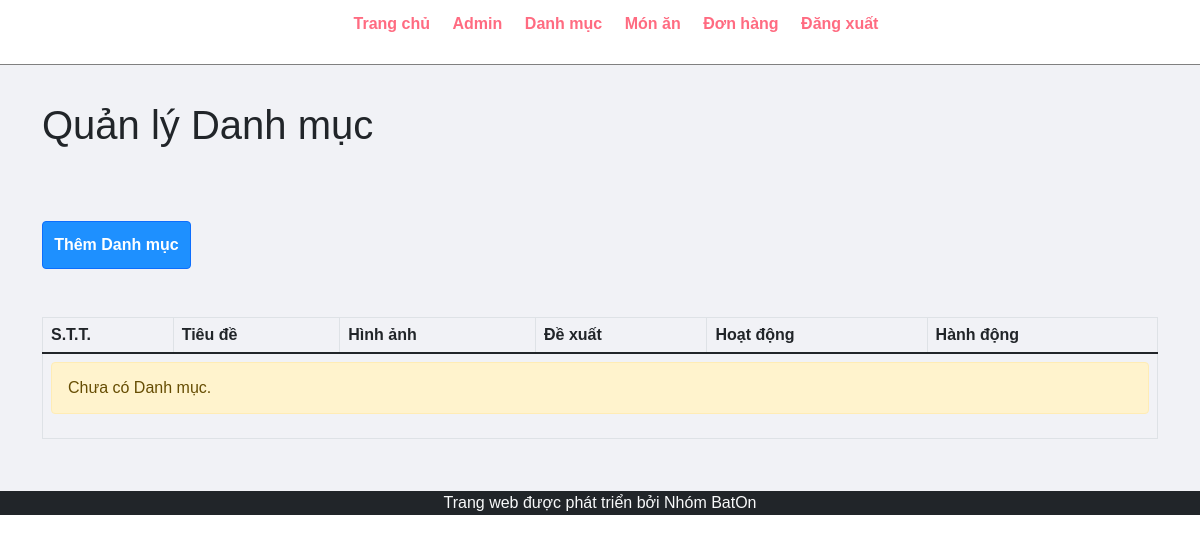
/admin/manage-category.php (signed in), run on an earlier commit of the app's database.
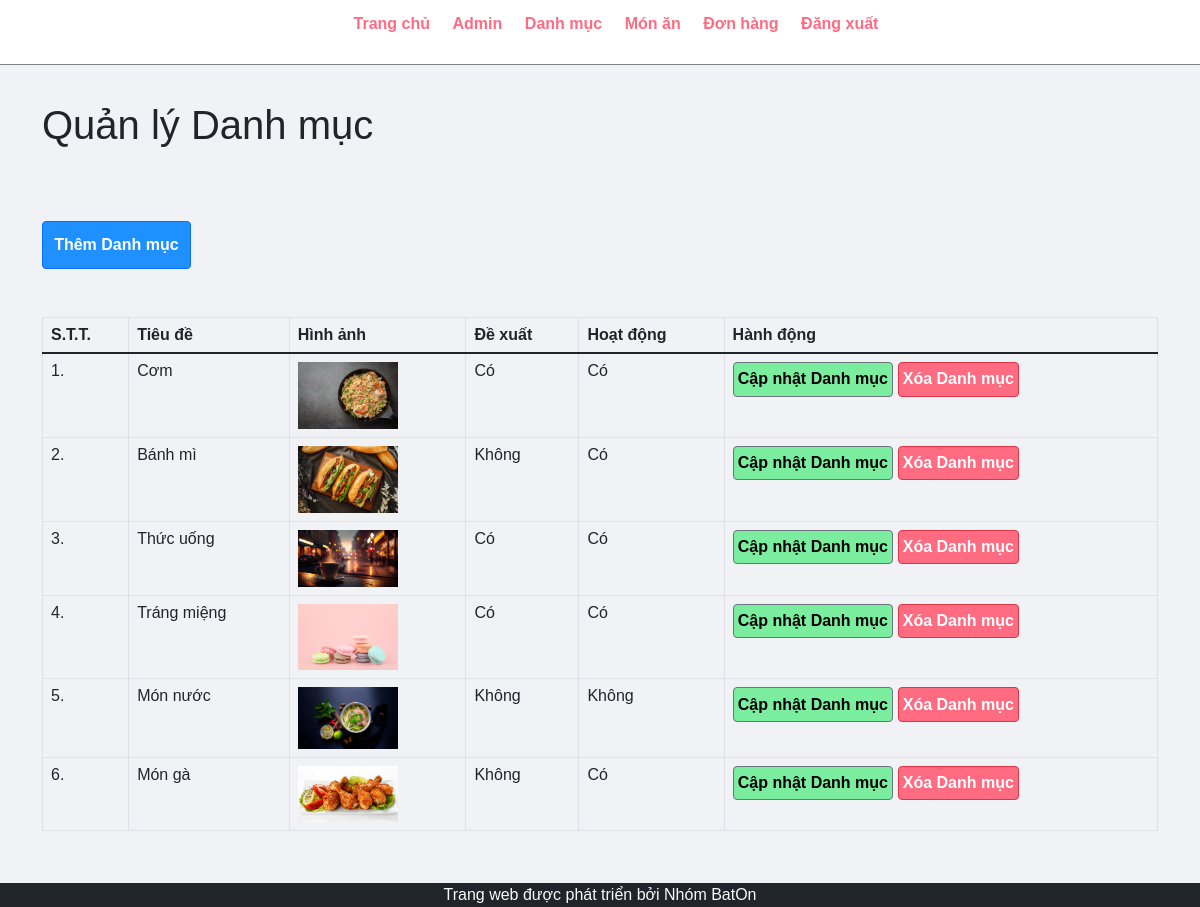
And on a later commit of the database.
### tables this page shows
CREATE TABLE `tbl_category` (
  `id` int(10) UNSIGNED NOT NULL,
  `title` varchar(100) NOT NULL,
  `image_name` varchar(255) NOT NULL,
  `featured` varchar(10) NOT NULL,
  `active` varchar(10) NOT NULL
);

### admin/oop/Category.php (called while the page is built, shortened)
<?php
class Category
{
  private $title;
  private $image_name;
  private $featured;
  private $active;
  public function __construct($title, $image_name, $featured, $active)
  {
    $this->title = $title;
    $this->image_name = $image_name;
    $this->featured = $featured;
    $this->active = $active;
  }
  public function getTitle()
  {
    return $this->title;
  }
  public function getImageName()
  {
    return $this->image_name;
  }
  public function getFeatured()
  {
    return $this->featured;
  }
  public function getActive()
  {
    return $this->active;
  }
}
?>

### admin/manage-category.php (the view, shortened to what this page needs)
<?php include('partials/menu.php'); ?>
<?php include('oop/Category.php'); ?>
<div class="main-content">
    <div class="container">
        <h1 class="mb-4">Quản lý Danh mục</h1>
        <br /><br />
        <a href="<?php echo SITEURL; ?>admin/add-category.php" class="btn btn-primary">Thêm Danh mục</a>
        <br /><br /><br />
        <table class="table table-bordered">
            <thead>
                <tr>
                    <th>S.T.T.</th>
                    <th>Tiêu đề</th>
                    <th>Hình ảnh</th>
                    <th>Đề xuất</th>
                    <th>Hoạt động</th>
                    <th>Hành động</th>
                </tr>
            </thead>
            <tbody>
                <?php
                $sql = "SELECT * FROM tbl_category";
                $res = mysqli_query($conn, $sql);
                $count = mysqli_num_rows($res);
                $sn = 1;
                if ($count > 0) {
                    while ($row = mysqli_fetch_assoc($res)) {
                        $category = new Category($row['title'], $row['image_name'], $row['featured'], $row['active']);
                        ?>
                        <tr>
                            <td><?php echo $sn++; ?>.</td>
                            <td><?php echo $category->getTitle(); ?></td>
                            <td>
                                <?php
                                $image_name = $category->getImageName();
                                if ($image_name != "") {
                                    ?>
                                    <img src="<?php echo SITEURL; ?>images/category/<?php echo $image_name; ?>" width="100px" alt="<?php echo $image_name; ?>">
                                <?php
                                } else {
                                    include('partials/no-image.php');
                                }
                                ?>
                            </td>
                            <td><?php echo $category->getFeatured(); ?></td>
                            <td><?php echo $category->getActive(); ?></td>
                            <td>
                                <a href="<?php echo SITEURL; ?>admin/update-category.php?id=<?php echo $row['id']; ?>" class="btn btn-secondary">Cập nhật Danh mục</a>
                                <a href="<?php echo SITEURL; ?>admin/delete-category.php?id=<?php echo $row['id']; ?>&image_name=<?php echo $image_name; ?>" class="btn btn-danger">Xóa Danh mục</a>
                            </td>
                        </tr>
                <?php
                    }
                } else {
                ?>
                    <tr>
                        <td colspan="6">
                            <div class="alert alert-warning">Chưa có Danh mục.</div>
                        </td>
                    </tr>
                <?php
                }
                ?>
            </tbody>
        </table>
    </div>
</div>
<?php include('partials/footer.php'); ?>

### admin/partials/menu.php (shortened to what this page needs)
<html>
<head>
    <link href="https://cdn.jsdelivr.net/npm/bootstrap@5.1.3/dist/css/bootstrap.min.css" rel="stylesheet"
 />
    <link rel="stylesheet" href="../css/admin.css">
</head>
<body>
    <div class="menu text-center">
        <div class="wrapper">
            <ul>
                <li><a href="/admin/index.php">Trang chủ</a></li>
                <li><a href="/admin/manage-admin.php">Admin</a></li>
                <li><a href="/admin/manage-category.php">Danh mục</a></li>
                <li><a href="/admin/manage-food.php">Món ăn</a></li>
                <li><a href="/admin/manage-order.php">Đơn hàng</a></li>
                <li><a href="/admin/logout.php">Đăng xuất</a></li>
            </ul>
        </div>
    </div>

### admin/partials/footer.php (shortened to what this page needs)
<footer class="footer bg-dark text-light">
    <div class="container">
        <p class="text-center mb-0">Trang web được phát triển bởi Nhóm BatOn</p>
    </div>
</footer>
</body>
</html>

### css/admin.css (style rules this page uses)
* { margin: 0; padding: 0; font-family: Arial, Helvetica, sans-serif; }
.wrapper { padding: 1%; width: 80%; margin: 0 auto; }
.text-center { text-align: center; }
table tr th { border-bottom: 1px solid black; padding: 1%; text-align: left; }
table tr td { padding: 1%; }
.btn-primary { background-color: #1e90ff; padding: 1%; color: white; text-decoration: none; font-weight: bold; }
.btn-secondary { background-color: #7bed9f; padding: 1%; color: black; text-decoration: none; font-weight: bold; }
.btn-danger { background-color: #ff6b81; padding: 1%; color: white; text-decoration: none; font-weight: bold; }
.menu { border-bottom: 1px solid grey; }
.menu ul { list-style-type: none; }
.menu ul li { display: inline; padding: 1%; }
.menu ul li a { text-decoration: none; font-weight: bold; color: #ff6b81; }
.main-content { background-color: #f1f2f6; padding: 3% 0; }
.footer { background-color: #ff4757; color: white; }

What changed in the data, as far as the page shows it:
added tbl_category: title "Cơm", image_name (picture), featured "Có", active "Có"
added tbl_category: title "Bánh mì", image_name (picture), featured "Không", active "Có"
added tbl_category: title "Thức uống", image_name (picture), featured "Có", active "Có"
added tbl_category: title "Tráng miệng", image_name (picture), featured "Có", active "Có"
added tbl_category: title "Món nước", image_name (picture), featured "Không", active "Không"
added tbl_category: title "Món gà", image_name (picture), featured "Không", active "Có"
Also different on the page:
text no longer shown: "Chưa có Danh mục."
